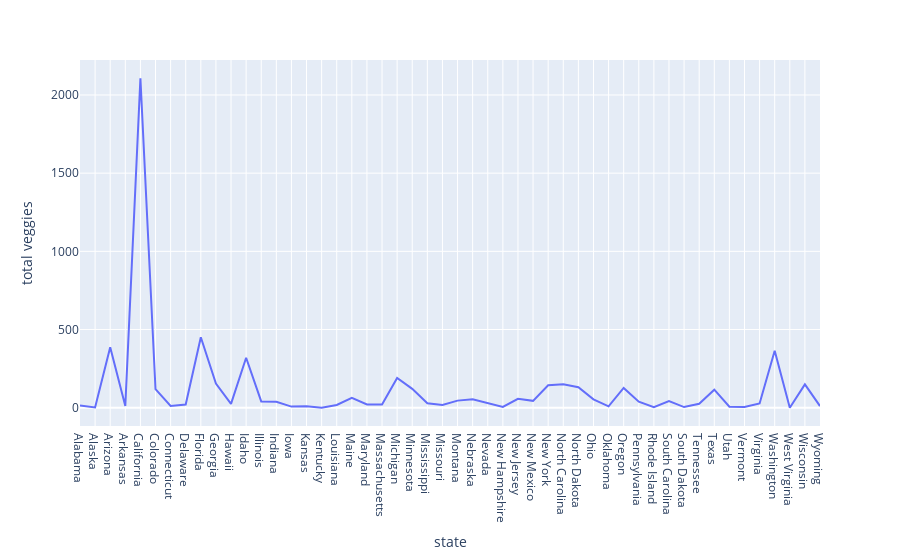

This figure's notebook cell:
### Code cell
#veggies sold by states
fig = px.line(df,x='state', y='total veggies')
fig.show()

### Figure 1 — Plotly figure (JSON) as saved in the notebook; plotly's stock layout.template omitted (floating-point values rounded to 4 significant figures)
{"data": [{"hovertemplate": "state=%{x}<br>total veggies=%{y}<extra></extra>", "legendgroup": "", "line": {"color": "#636efa", "dash": "solid"}, "mode": "lines", "name": "", "showlegend": false, "type": "scatter", "x": ["Alabama", "Alaska", "Arizona", "Arkansas", "California", "Colorado", "Connecticut", "Delaware", "Florida", "Georgia", "Hawaii", "Idaho", "Illinois", "Indiana", "Iowa", "Kansas", "Kentucky", "Louisiana", "Maine", "Maryland", "Massachusetts", "Michigan", "Minnesota", "Mississippi", "Missouri", "Montana", "Nebraska", "Nevada", "New Hampshire", "New Jersey", "New Mexico", "New York", "North Carolina", "North Dakota", "Ohio", "Oklahoma", "Oregon", "Pennsylvania", "Rhode Island", "South Carolina", "South Dakota", "Tennessee", "Texas", "Utah", "Vermont", "Virginia", "Washington", "West Virginia", "Wisconsin", "Wyoming"], "xaxis": "x", "y": [14.33, 1.56, 386.9, 11.45, 2107.0, 118.3, 11.16, 20.03, 450.9, 154.8, 24.83, 319.2, 39.95, 37.89, 7.1, 9.32, 0, 17.25, 62.9, 20.43, 21.13, 190.0, 120.4, 27.87, 17.9, 45.27, 53.5, 27.93, 4.5, 56.54, 43.88, 143.4, 150.4, 130.8, 53.53, 8.9, 126.5, 38.26, 3.02, 42.66, 4.06, 24.67, 115.2, 6.6, 4.05, 27.25, 363.8, 0, 149.0, 10.23], "yaxis": "y"}], "layout": {"legend": {"tracegroupgap": 0}, "margin": {"t": 60}, "xaxis": {"anchor": "y", "domain": [0, 1], "title": {"text": "state"}}, "yaxis": {"anchor": "x", "domain": [0, 1], "title": {"text": "total veggies"}}}}
